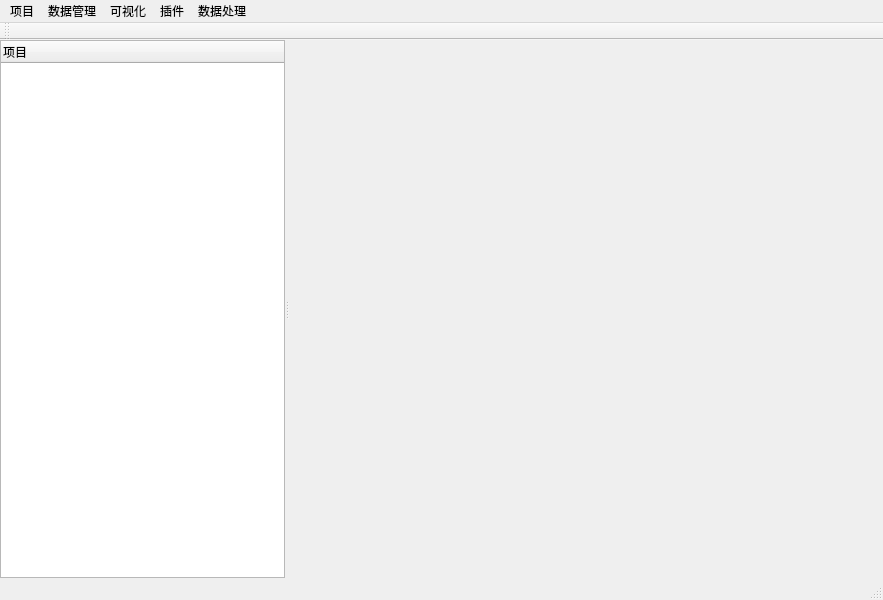
<?xml version="1.0" encoding="UTF-8"?>
<ui version="4.0">
 <class>MainWindow</class>
 <widget class="QMainWindow" name="MainWindow">
  <property name="geometry">
   <rect>
    <x>0</x>
    <y>0</y>
    <width>883</width>
    <height>600</height>
   </rect>
  </property>
  <property name="windowTitle">
   <string>南极地球物理数据处理系统</string>
  </property>
  <property name="windowIcon">
   <iconset>
    <normaloff>C:/Users/86150/.designer/backup/images/南极科考站.png</normaloff>C:/Users/86150/.designer/backup/images/南极科考站.png</iconset>
  </property>
  <widget class="QWidget" name="centralwidget">
   <layout class="QHBoxLayout" name="horizontalLayout">
    <property name="leftMargin">
     <number>0</number>
    </property>
    <property name="topMargin">
     <number>0</number>
    </property>
    <property name="rightMargin">
     <number>0</number>
    </property>
    <property name="bottomMargin">
     <number>0</number>
    </property>
    <item>
     <widget class="QSplitter" name="splitter">
      <property name="orientation">
       <enum>Qt::Horizontal</enum>
      </property>
      <widget class="QTreeWidget" name="fileTree">
       <column>
        <property name="text">
         <string>项目</string>
        </property>
       </column>
      </widget>
      <widget class="QMdiArea" name="mdiArea">
       <property name="autoFillBackground">
        <bool>false</bool>
       </property>
       <property name="styleSheet">
        <string notr="true"/>
       </property>
       <property name="background">
        <brush brushstyle="NoBrush">
         <color alpha="255">
          <red>160</red>
          <green>160</green>
          <blue>160</blue>
         </color>
        </brush>
       </property>
      </widget>
     </widget>
    </item>
   </layout>
  </widget>
  <widget class="QMenuBar" name="menubar">
   <property name="geometry">
    <rect>
     <x>0</x>
     <y>0</y>
     <width>883</width>
     <height>23</height>
    </rect>
   </property>
   <widget class="QMenu" name="file_menu">
    <property name="title">
     <string>项目</string>
    </property>
    <addaction name="actionNewProject"/>
    <addaction name="actionOpenProject"/>
   </widget>
   <widget class="QMenu" name="menu_2">
    <property name="title">
     <string>数据管理</string>
    </property>
    <addaction name="actiondataExport"/>
    <addaction name="actiondataImport"/>
    <addaction name="actiondataPreview"/>
   </widget>
   <widget class="QMenu" name="menu_3">
    <property name="title">
     <string>可视化</string>
    </property>
    <property name="separatorsCollapsible">
     <bool>false</bool>
    </property>
    <addaction name="actionSeismic"/>
    <addaction name="actionGraMag"/>
   </widget>
   <widget class="QMenu" name="menu_4">
    <property name="title">
     <string>插件</string>
    </property>
    <addaction name="actionPlugin"/>
   </widget>
   <widget class="QMenu" name="menu">
    <property name="title">
     <string>数据处理</string>
    </property>
    <addaction name="actionGrid"/>
   </widget>
   <addaction name="file_menu"/>
   <addaction name="menu_2"/>
   <addaction name="menu_3"/>
   <addaction name="menu_4"/>
   <addaction name="menu"/>
  </widget>
  <widget class="QStatusBar" name="statusbar"/>
  <widget class="QToolBar" name="toolBar">
   <property name="windowTitle">
    <string>toolBar</string>
   </property>
   <attribute name="toolBarArea">
    <enum>TopToolBarArea</enum>
   </attribute>
   <attribute name="toolBarBreak">
    <bool>false</bool>
   </attribute>
  </widget>
  <action name="actionNewProject">
   <property name="text">
    <string>新建项目</string>
   </property>
  </action>
  <action name="actionOpenProject">
   <property name="text">
    <string>打开项目</string>
   </property>
  </action>
  <action name="actiondataExport">
   <property name="text">
    <string>数据导出</string>
   </property>
  </action>
  <action name="actiondataImport">
   <property name="text">
    <string>数据导入</string>
   </property>
   <property name="toolTip">
    <string>数据导入</string>
   </property>
  </action>
  <action name="actionSeismic">
   <property name="text">
    <string>地震</string>
   </property>
  </action>
  <action name="actiondataPreview">
   <property name="text">
    <string>数据预览</string>
   </property>
  </action>
  <action name="actionGraMag">
   <property name="text">
    <string>重磁</string>
   </property>
  </action>
  <action name="actiondataBase">
   <property name="text">
    <string>数据库</string>
   </property>
  </action>
  <action name="actionPlugin">
   <property name="text">
    <string>插件管理器</string>
   </property>
  </action>
  <action name="actionGrid">
   <property name="text">
    <string>网格化</string>
   </property>
   <property name="toolTip">
    <string>网格化</string>
   </property>
  </action>
 </widget>
 <resources/>
 <connections/>
</ui>
